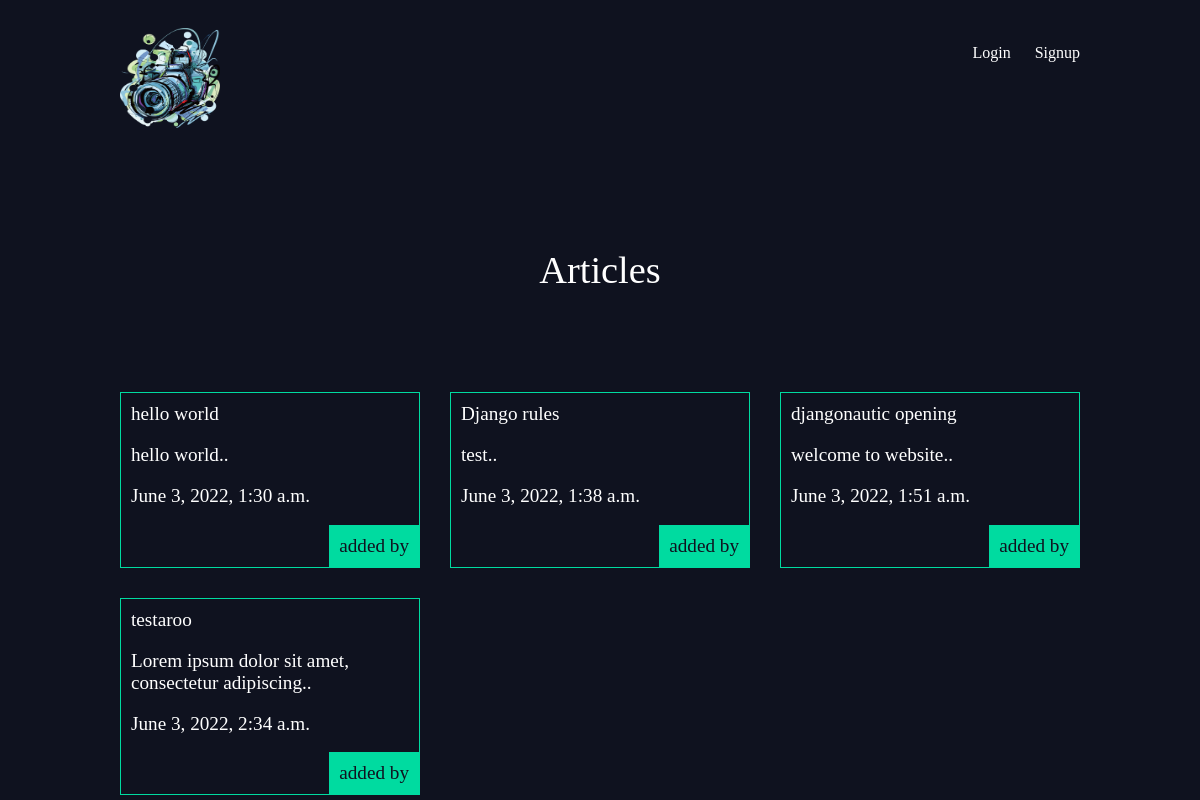
The app's page /articles/, older data.
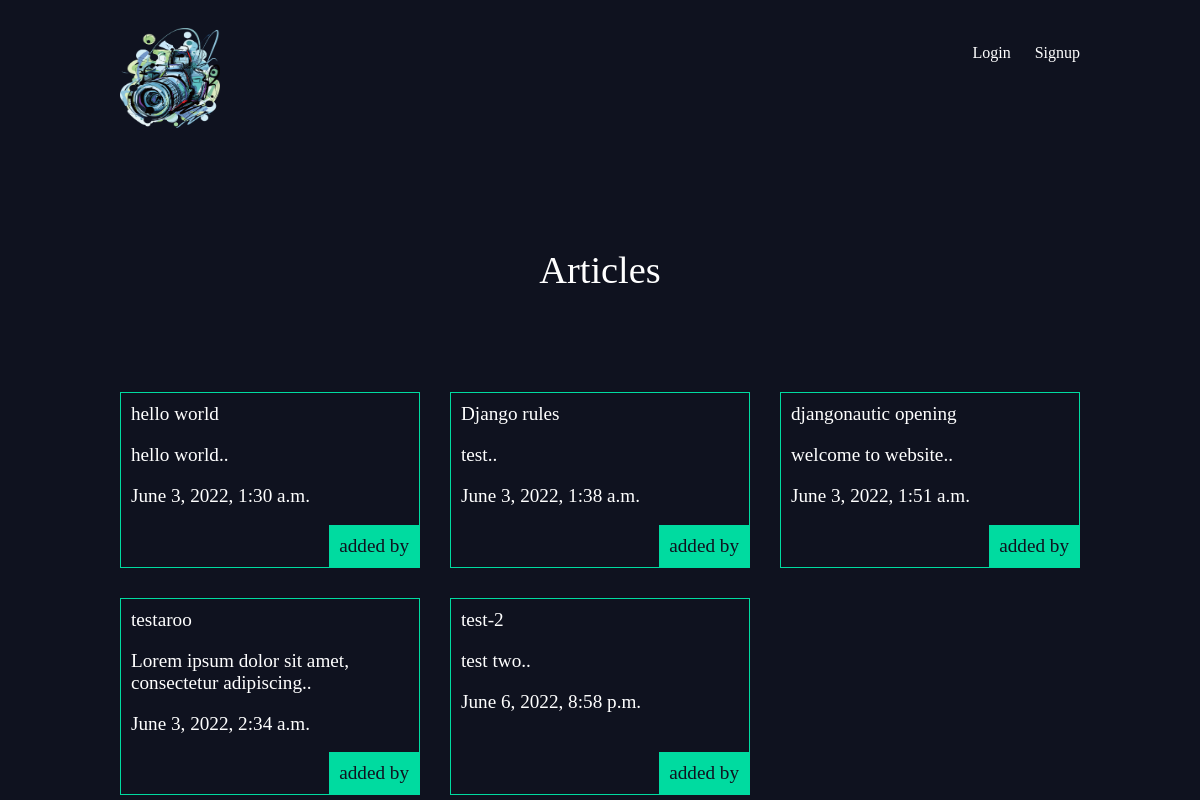
The same page, newer data.
### articles/models.py (models this page shows, shortened)
class Article(models.Model):
    title = models.CharField(max_length=100)
    slug = models.SlugField()
    body = models.TextField()
    date = models.DateTimeField(auto_now_add=True)
    thumb = models.ImageField(default='default.png', blank=True)
    author = models.ForeignKey(
        User, default=None, on_delete=models.DO_NOTHING,)
    def snippet(self):
        return self.body[:50] + '..'

### articles/views.py (the view)
def article_list(request):
    articles = Article.objects.all().order_by('date')
    return render(request, 'articles/article_list.html', {'articles': articles})

### articles/templates/articles/article_list.html
{% extends 'base_layout.html' %}
{% block content %}
<h1>Articles</h1>
<div class="articles">
    {%for article in articles%}
    <div class="article">
        <h2>
            <a href="{% url 'articles:detail' slug=article.slug %}">{{article.title}}</a>
            <p>{{article.snippet}}</p>
            <p>{{article.date}}</p>
            <p class="author">added by {{article.author.username}}</p>
        </h2>
    </div>
    {% endfor %}
</div>
{% endblock %}

Row changes from the older to the newer data that the page shows:
added Article: title "test-2", snippet "test two..", date "June 6, 2022, 8:58 p.m."
